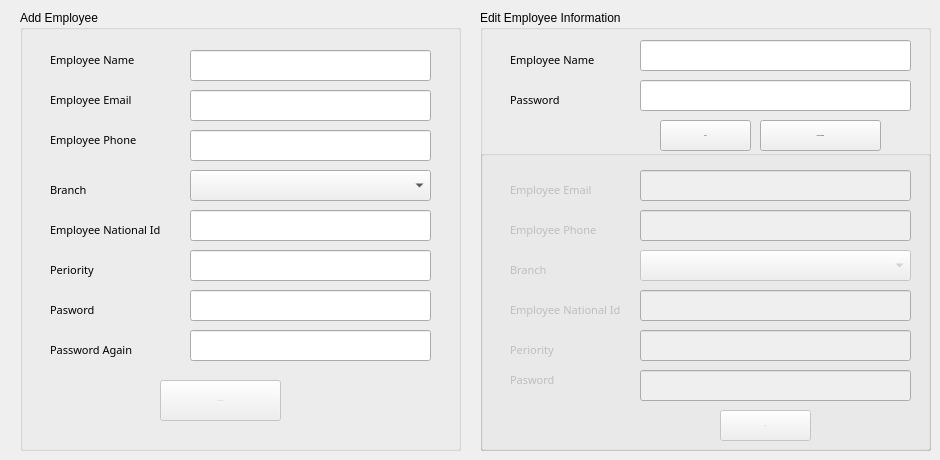
      <widget class="QWidget" name="tab_16">
       <attribute name="title">
        <string>Add Employee</string>
       </attribute>
       <widget class="QGroupBox" name="groupBox">
        <property name="geometry">
         <rect>
          <x>20</x>
          <y>10</y>
          <width>441</width>
          <height>441</height>
         </rect>
        </property>
        <property name="title">
         <string>Add Employee</string>
        </property>
        <widget class="QLineEdit" name="lineEdit_35">
         <property name="geometry">
          <rect>
           <x>170</x>
           <y>40</y>
           <width>241</width>
           <height>31</height>
          </rect>
         </property>
        </widget>
        <widget class="QLineEdit" name="lineEdit_36">
         <property name="geometry">
          <rect>
           <x>170</x>
           <y>200</y>
           <width>241</width>
           <height>31</height>
          </rect>
         </property>
        </widget>
        <widget class="QLineEdit" name="lineEdit_37">
         <property name="geometry">
          <rect>
           <x>170</x>
           <y>120</y>
           <width>241</width>
           <height>31</height>
          </rect>
         </property>
        </widget>
        <widget class="QLabel" name="label_37">
         <property name="geometry">
          <rect>
           <x>30</x>
           <y>40</y>
           <width>111</width>
           <height>20</height>
          </rect>
         </property>
         <property name="font">
          <font>
           <family>Yu Gothic UI Semibold</family>
           <pointsize>8</pointsize>
           <weight>50</weight>
           <italic>false</italic>
           <bold>false</bold>
          </font>
         </property>
         <property name="text">
          <string>Employee Name</string>
         </property>
        </widget>
        <widget class="QPushButton" name="pushButton_27">
         <property name="enabled">
          <bool>false</bool>
         </property>
         <property name="geometry">
          <rect>
           <x>140</x>
           <y>370</y>
           <width>121</width>
           <height>41</height>
          </rect>
         </property>
         <property name="font">
          <font>
           <pointsize>-1</pointsize>
          </font>
         </property>
         <property name="text">
          <string>Add Employee</string>
         </property>
        </widget>
        <widget class="QLabel" name="label_38">
         <property name="geometry">
          <rect>
           <x>30</x>
           <y>80</y>
           <width>111</width>
           <height>20</height>
          </rect>
         </property>
         <property name="font">
          <font>
           <family>Yu Gothic UI Semibold</family>
           <pointsize>8</pointsize>
           <weight>50</weight>
           <italic>false</italic>
           <bold>false</bold>
          </font>
         </property>
         <property name="text">
          <string>Employee Email</string>
         </property>
        </widget>
        <widget class="QLineEdit" name="lineEdit_38">
         <property name="geometry">
          <rect>
           <x>170</x>
           <y>80</y>
           <width>241</width>
           <height>31</height>
          </rect>
         </property>
        </widget>
        <widget class="QLabel" name="label_39">
         <property name="geometry">
          <rect>
           <x>30</x>
           <y>120</y>
           <width>111</width>
           <height>20</height>
          </rect>
         </property>
         <property name="font">
          <font>
           <family>Yu Gothic UI Semibold</family>
           <pointsize>8</pointsize>
           <weight>50</weight>
           <italic>false</italic>
           <bold>false</bold>
          </font>
         </property>
         <property name="text">
          <string>Employee Phone</string>
         </property>
        </widget>
        <widget class="QLabel" name="label_40">
         <property name="geometry">
          <rect>
           <x>30</x>
           <y>210</y>
           <width>121</width>
           <height>20</height>
          </rect>
         </property>
         <property name="font">
          <font>
           <family>Yu Gothic UI Semibold</family>
           <pointsize>8</pointsize>
           <weight>50</weight>
           <italic>false</italic>
           <bold>false</bold>
          </font>
         </property>
         <property name="text">
          <string>Employee National Id</string>
         </property>
        </widget>
        <widget class="QLineEdit" name="lineEdit_39">
         <property name="geometry">
          <rect>
           <x>170</x>
           <y>320</y>
           <width>241</width>
           <height>31</height>
          </rect>
         </property>
         <property name="echoMode">
          <enum>QLineEdit::Password</enum>
         </property>
        </widget>
        <widget class="QLabel" name="label_41">
         <property name="geometry">
          <rect>
           <x>30</x>
           <y>330</y>
           <width>111</width>
           <height>20</height>
          </rect>
         </property>
         <property name="font">
          <font>
           <family>Yu Gothic UI Semibold</family>
           <pointsize>8</pointsize>
           <weight>50</weight>
           <italic>false</italic>
           <bold>false</bold>
          </font>
         </property>
         <property name="text">
          <string>Password Again</string>
         </property>
        </widget>
        <widget class="QLineEdit" name="lineEdit_40">
         <property name="geometry">
          <rect>
           <x>170</x>
           <y>280</y>
           <width>241</width>
           <height>31</height>
          </rect>
         </property>
         <property name="echoMode">
          <enum>QLineEdit::Password</enum>
         </property>
        </widget>
        <widget class="QLabel" name="label_42">
         <property name="geometry">
          <rect>
           <x>30</x>
           <y>290</y>
           <width>111</width>
           <height>20</height>
          </rect>
         </property>
         <property name="font">
          <font>
           <family>Yu Gothic UI Semibold</family>
           <pointsize>8</pointsize>
           <weight>50</weight>
           <italic>false</italic>
           <bold>false</bold>
          </font>
         </property>
         <property name="text">
          <string>Pasword</string>
         </property>
        </widget>
        <widget class="QLineEdit" name="lineEdit_47">
         <property name="geometry">
          <rect>
           <x>170</x>
           <y>240</y>
           <width>241</width>
           <height>31</height>
          </rect>
         </property>
        </widget>
        <widget class="QLabel" name="label_50">
         <property name="geometry">
          <rect>
           <x>30</x>
           <y>250</y>
           <width>121</width>
           <height>20</height>
          </rect>
         </property>
         <property name="font">
          <font>
           <family>Yu Gothic UI Semibold</family>
           <pointsize>8</pointsize>
           <weight>50</weight>
           <italic>false</italic>
           <bold>false</bold>
          </font>
         </property>
         <property name="text">
          <string>Periority</string>
         </property>
        </widget>
        <widget class="QComboBox" name="comboBox_22">
         <property name="geometry">
          <rect>
           <x>170</x>
           <y>160</y>
           <width>241</width>
           <height>31</height>
          </rect>
         </property>
        </widget>
        <widget class="QLabel" name="label_59">
         <property name="geometry">
          <rect>
           <x>30</x>
           <y>170</y>
           <width>111</width>
           <height>20</height>
          </rect>
         </property>
         <property name="font">
          <font>
           <family>Yu Gothic UI Semibold</family>
           <pointsize>8</pointsize>
           <weight>50</weight>
           <italic>false</italic>
           <bold>false</bold>
          </font>
         </property>
         <property name="text">
          <string>Branch</string>
         </property>
        </widget>
       </widget>
       <widget class="QGroupBox" name="groupBox_6">
        <property name="geometry">
         <rect>
          <x>480</x>
          <y>10</y>
          <width>451</width>
          <height>441</height>
         </rect>
        </property>
        <property name="title">
         <string>Edit Employee Information</string>
        </property>
        <widget class="QLineEdit" name="lineEdit_41">
         <property name="geometry">
          <rect>
           <x>160</x>
           <y>30</y>
           <width>271</width>
           <height>31</height>
          </rect>
         </property>
        </widget>
        <widget class="QLabel" name="label_43">
         <property name="geometry">
          <rect>
           <x>30</x>
           <y>40</y>
           <width>111</width>
           <height>20</height>
          </rect>
         </property>
         <property name="font">
          <font>
           <family>Yu Gothic UI Semibold</family>
           <pointsize>8</pointsize>
           <weight>50</weight>
           <italic>false</italic>
           <bold>false</bold>
          </font>
         </property>
         <property name="text">
          <string>Employee Name</string>
         </property>
        </widget>
        <widget class="QLineEdit" name="lineEdit_45">
         <property name="geometry">
          <rect>
           <x>160</x>
           <y>70</y>
           <width>271</width>
           <height>31</height>
          </rect>
         </property>
         <property name="echoMode">
          <enum>QLineEdit::Password</enum>
         </property>
        </widget>
        <widget class="QLabel" name="label_47">
         <property name="geometry">
          <rect>
           <x>30</x>
           <y>80</y>
           <width>111</width>
           <height>20</height>
          </rect>
         </property>
         <property name="font">
          <font>
           <family>Yu Gothic UI Semibold</family>
           <pointsize>8</pointsize>
           <weight>50</weight>
           <italic>false</italic>
           <bold>false</bold>
          </font>
         </property>
         <property name="text">
          <string>Password </string>
         </property>
        </widget>
        <widget class="QPushButton" name="pushButton_29">
         <property name="geometry">
          <rect>
           <x>180</x>
           <y>110</y>
           <width>91</width>
           <height>31</height>
          </rect>
         </property>
         <property name="font">
          <font>
           <pointsize>-1</pointsize>
          </font>
         </property>
         <property name="text">
          <string>Check</string>
         </property>
        </widget>
        <widget class="QPushButton" name="pushButton_32">
         <property name="geometry">
          <rect>
           <x>280</x>
           <y>110</y>
           <width>121</width>
           <height>31</height>
          </rect>
         </property>
         <property name="font">
          <font>
           <pointsize>-1</pointsize>
          </font>
         </property>
         <property name="text">
          <string>Forget Password</string>
         </property>
        </widget>
        <widget class="QGroupBox" name="groupBox_9">
         <property name="enabled">
          <bool>false</bool>
         </property>
         <property name="geometry">
          <rect>
           <x>0</x>
           <y>140</y>
           <width>451</width>
           <height>301</height>
          </rect>
         </property>
         <property name="title">
          <string/>
         </property>
         <widget class="QPushButton" name="pushButton_28">
          <property name="enabled">
           <bool>false</bool>
          </property>
          <property name="geometry">
           <rect>
            <x>240</x>
            <y>260</y>
            <width>91</width>
            <height>31</height>
           </rect>
          </property>
          <property name="font">
           <font>
            <pointsize>-1</pointsize>
           </font>
          </property>
          <property name="text">
           <string>Save</string>
          </property>
         </widget>
         <widget class="QLabel" name="label_45">
          <property name="geometry">
           <rect>
            <x>30</x>
            <y>70</y>
            <width>101</width>
            <height>20</height>
           </rect>
          </property>
          <property name="font">
           <font>
            <family>Yu Gothic UI Semibold</family>
            <pointsize>8</pointsize>
            <weight>50</weight>
            <italic>false</italic>
            <bold>false</bold>
           </font>
          </property>
          <property name="text">
           <string>Employee Phone</string>
          </property>
         </widget>
         <widget class="QLineEdit" name="lineEdit_43">
          <property name="geometry">
           <rect>
            <x>160</x>
            <y>60</y>
            <width>271</width>
            <height>31</height>
           </rect>
          </property>
         </widget>
         <widget class="QComboBox" name="comboBox_23">
          <property name="geometry">
           <rect>
            <x>160</x>
            <y>100</y>
            <width>271</width>
            <height>31</height>
           </rect>
          </property>
         </widget>
         <widget class="QLineEdit" name="lineEdit_42">
          <property name="geometry">
           <rect>
            <x>160</x>
            <y>140</y>
            <width>271</width>
            <height>31</height>
           </rect>
          </property>
         </widget>
         <widget class="QLabel" name="label_48">
          <property name="geometry">
           <rect>
            <x>30</x>
            <y>220</y>
            <width>101</width>
            <height>20</height>
           </rect>
          </property>
          <property name="font">
           <font>
            <family>Yu Gothic UI Semibold</family>
            <pointsize>8</pointsize>
            <weight>50</weight>
            <italic>false</italic>
            <bold>false</bold>
           </font>
          </property>
          <property name="text">
           <string>Pasword</string>
          </property>
         </widget>
         <widget class="QLineEdit" name="lineEdit_44">
          <property name="geometry">
           <rect>
            <x>160</x>
            <y>20</y>
            <width>271</width>
            <height>31</height>
           </rect>
          </property>
         </widget>
         <widget class="QLabel" name="label_60">
          <property name="geometry">
           <rect>
            <x>30</x>
            <y>110</y>
            <width>111</width>
            <height>20</height>
           </rect>
          </property>
          <property name="font">
           <font>
            <family>Yu Gothic UI Semibold</family>
            <pointsize>8</pointsize>
            <weight>50</weight>
            <italic>false</italic>
            <bold>false</bold>
           </font>
          </property>
          <property name="text">
           <string>Branch</string>
          </property>
         </widget>
         <widget class="QLabel" name="label_46">
          <property name="geometry">
           <rect>
            <x>30</x>
            <y>150</y>
            <width>121</width>
            <height>20</height>
           </rect>
          </property>
          <property name="font">
           <font>
            <family>Yu Gothic UI Semibold</family>
            <pointsize>8</pointsize>
            <weight>50</weight>
            <italic>false</italic>
            <bold>false</bold>
           </font>
          </property>
          <property name="text">
           <string>Employee National Id</string>
          </property>
         </widget>
         <widget class="QLabel" name="label_44">
          <property name="geometry">
           <rect>
            <x>30</x>
            <y>30</y>
            <width>91</width>
            <height>20</height>
           </rect>
          </property>
          <property name="font">
           <font>
            <family>Yu Gothic UI Semibold</family>
            <pointsize>8</pointsize>
            <weight>50</weight>
            <italic>false</italic>
            <bold>false</bold>
           </font>
          </property>
          <property name="text">
           <string>Employee Email</string>
          </property>
         </widget>
         <widget class="QLineEdit" name="lineEdit_48">
          <property name="geometry">
           <rect>
            <x>160</x>
            <y>180</y>
            <width>271</width>
            <height>31</height>
           </rect>
          </property>
         </widget>
         <widget class="QLabel" name="label_51">
          <property name="geometry">
           <rect>
            <x>30</x>
            <y>190</y>
            <width>121</width>
            <height>20</height>
           </rect>
          </property>
          <property name="font">
           <font>
            <family>Yu Gothic UI Semibold</family>
            <pointsize>8</pointsize>
            <weight>50</weight>
            <italic>false</italic>
            <bold>false</bold>
           </font>
          </property>
          <property name="text">
           <string>Periority</string>
          </property>
         </widget>
         <widget class="QLineEdit" name="lineEdit_46">
          <property name="geometry">
           <rect>
            <x>160</x>
            <y>220</y>
            <width>271</width>
            <height>31</height>
           </rect>
          </property>
          <property name="echoMode">
           <enum>QLineEdit::Password</enum>
          </property>
         </widget>
        </widget>
       </widget>
      </widget>
